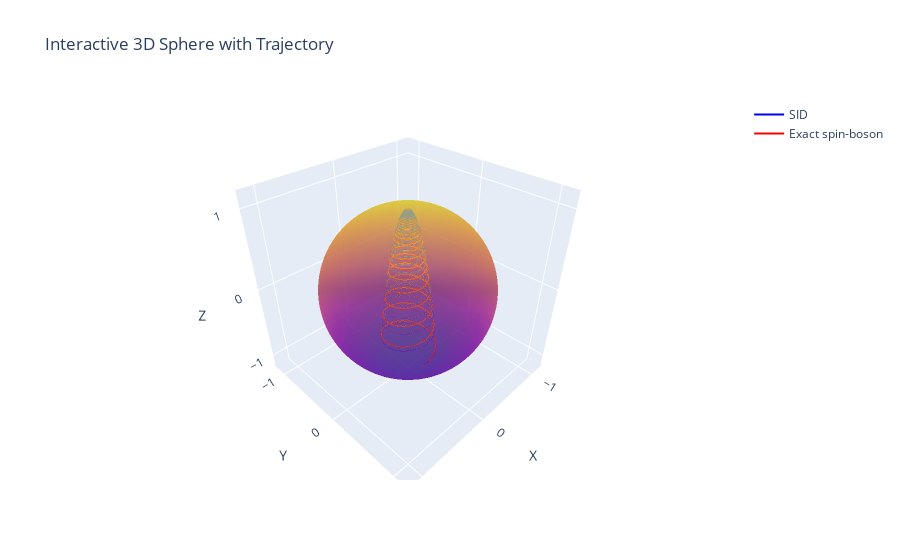

Notebook code cell kept with this figure:
### Code cell
plot_interactive_trajectories(trajectories_file, 2, dodeca_files[9])

### Figure 1 — Plotly figure (JSON) as saved in the notebook; plotly's stock layout.template omitted (floating-point values rounded to 4 significant figures; data arrays with more than 128 entries replaced by an {"elided": "..."} marker saying what was removed)
{"data": [{"colorscale": [[0, "#0d0887"], [0.1111, "#46039f"], [0.2222, "#7201a8"], [0.3333, "#9c179e"], [0.4444, "#bd3786"], [0.5556, "#d8576b"], [0.6667, "#ed7953"], [0.7778, "#fb9f3a"], [0.8889, "#fdca26"], [1, "#f0f921"]], "opacity": 0.6, "showscale": false, "type": "surface", "x": {"elided": "100x100 float values"}, "y": {"elided": "100x100 float values"}, "z": {"elided": "100x100 float values"}}, {"line": {"color": "blue", "width": 2}, "mode": "lines", "name": "SID", "type": "scatter3d", "x": {"elided": "3503 float values"}, "y": {"elided": "3503 float values"}, "z": {"elided": "3503 float values"}}, {"line": {"color": "red", "width": 2}, "mode": "lines", "name": "Exact spin-boson", "type": "scatter3d", "x": {"elided": "3503 float values"}, "y": {"elided": "3503 float values"}, "z": {"elided": "3503 float values"}}], "layout": {"scene": {"xaxis": {"nticks": 4, "range": [-1.2, 1.2], "title": {"text": "X"}}, "yaxis": {"nticks": 4, "range": [-1.2, 1.2], "title": {"text": "Y"}}, "zaxis": {"nticks": 4, "range": [-1.2, 1.2], "title": {"text": "Z"}}}, "title": {"text": "Interactive 3D Sphere with Trajectory"}}}
